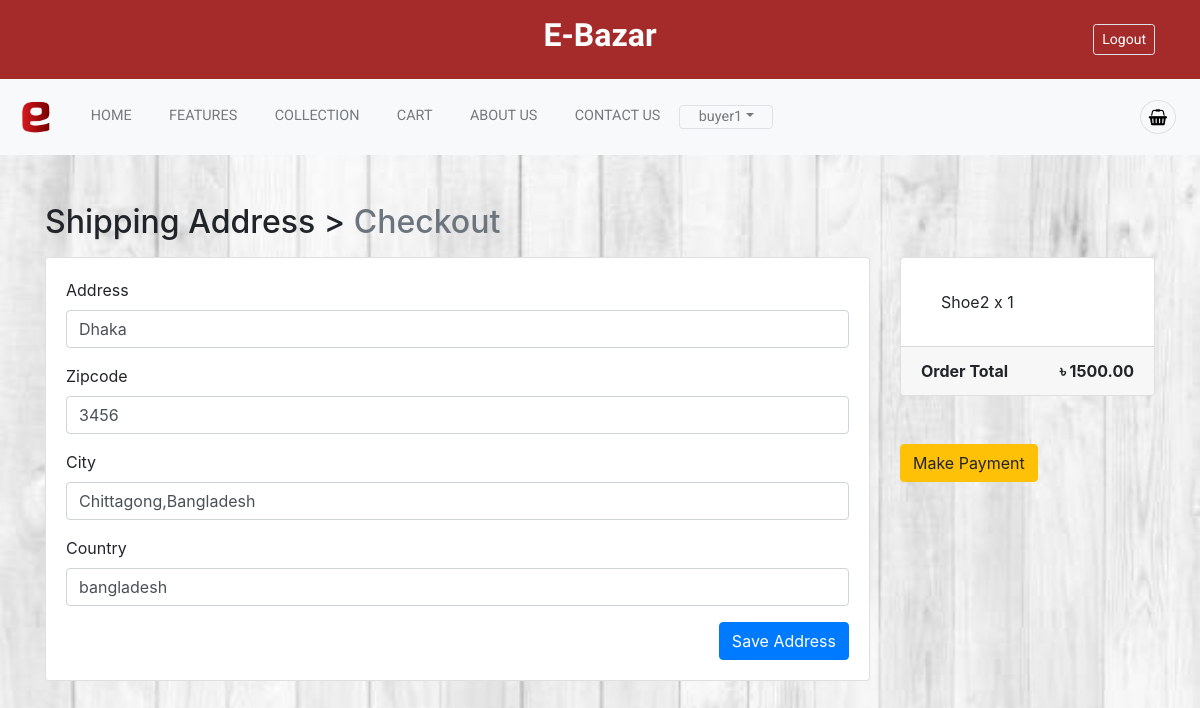
Before: /payment/checkout/4/ (signed in) with the older database file.
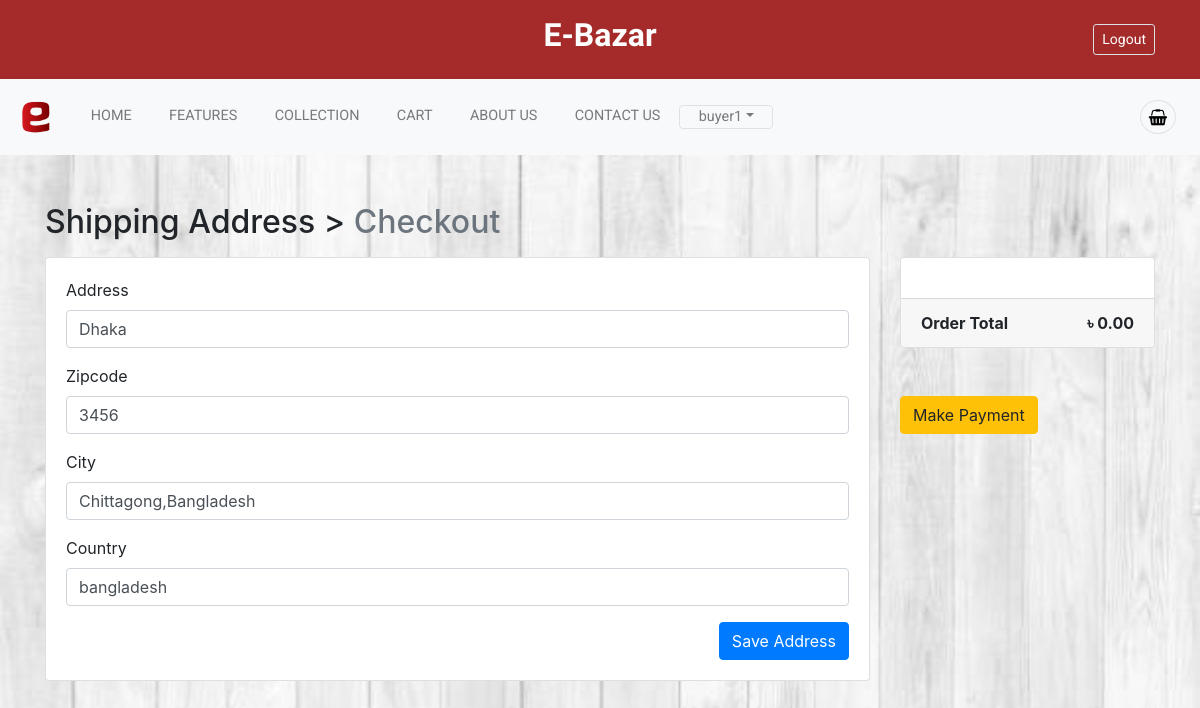
After: the same page with the newer database file.
### App_Order/models.py (models this page shows, shortened)
class Cart(models.Model):
    user = models.ForeignKey(settings.AUTH_USER_MODEL, on_delete=models.CASCADE, related_name="cart")
    item = models.ForeignKey(Product, on_delete=models.CASCADE,related_name='cart_product')
    quantity = models.IntegerField(default=1)
    purchased = models.BooleanField(default=False)
    created = models.DateTimeField(auto_now_add=True)
    updated = models.DateTimeField(auto_now=True)
    cupon=models.BooleanField(default=False)
    seller = models.ForeignKey(settings.AUTH_USER_MODEL, on_delete=models.CASCADE, related_name="cart_seller_name",null=True)
    def get_total(self):
        if self.cupon:
            total = (self.item.price - (self.item.price * (self.item.cupon_offer/100))) * self.quantity
            float_total = format(total, '0.2f')
            return float_total
        else:
            total = self.item.price * self.quantity
            float_total = format(total, '0.2f')
            return float_total

### App_Shop/models.py (models this page shows, shortened)
class Product(models.Model):
    seller=models.ForeignKey(User,on_delete=models.CASCADE,related_name='seller_name')
    category = models.ForeignKey(Category, on_delete=models.CASCADE, related_name='category')
    mainimage = models.ImageField(upload_to='Products')
    name = models.CharField(max_length=264)
    preview_text = models.TextField(max_length=200, verbose_name='Preview Text')
    detail_text = models.TextField(max_length=1000, verbose_name='Description')
    price = models.FloatField()
    old_price = models.FloatField(default=0.00)
    cupon_number=models.CharField(max_length=100,blank=True,null=True)
    cupon_offer=models.PositiveIntegerField(default=0,blank=True)
    created = models.DateTimeField(auto_now_add=True)
    class Meta:
        ordering = ['-created',]

### App_Payment/views.py (the view)
# urls.py: path('checkout/<pk>/', views.checkout, name="checkout"),
@login_required
def checkout(request,pk):
    saved_address = BillingAddress.objects.get_or_create(user=request.user)
    saved_address = saved_address[0]
    print(saved_address)
    form = BillingForm(instance=saved_address)
    if request.method == "POST":
        form = BillingForm(request.POST, instance=saved_address)
        if form.is_valid():
            form.save()
            form = BillingForm(instance=saved_address)
            messages.success(request, f"Shipping Address Saved!")
    order_qs = Order.objects.get(pk=pk)
    order_items = order_qs.orderitems.all()
    order_total = order_qs.get_totals()
    return render(request, 'App_Payment/checkout.html', context={"form":form, "order_items":order_items, "order_total":order_total, "saved_address":saved_address,'pk':pk})

### App_Payment/forms.py
class BillingForm(forms.ModelForm):
    class Meta:
        model = BillingAddress
        fields = ['address', 'zipcode', 'city', 'country']

### App_Order/models.py (called while the page is built)
    def get_totals(self):
        total = 0
        for order_item in self.orderitems.all():
            total += float(order_item.get_total())
        return total

### App_Payment/models.py (called while the page is built)
    def __str__(self):
        return f'{self.user.profile.username} billing address'

    def is_fully_filled(self):
        field_names = [f.name for f in self._meta.get_fields()]
        for field_name in field_names:
            value = getattr(self, field_name)
            if value is None or value=='':
                return False
        return True

### templates/App_Payment/checkout.html (shortened to what this page needs)
{% extends 'base.html' %}
{% load crispy_forms_tags %}
{% block body_block %}
<div class="container mt-5">
  <h2 class="mb-3">
    Shipping Address > <span class="text-muted">Checkout</span>
  </h2>
  <div class="row">
    <div class="col-md-9">
      <div class="card mb-5" style="height: auto">
        <div class="card-body">
          <form method="POST">
            {{form|crispy}}
            <button type="submit" class="btn btn-primary float-right">Save Address</button>
          </form>
        </div>
      </div>
    </div>
    <div class="col-md-3">
      <div class="card" style="height:auto">
        <div class="card-body">
          <ul class="list-group list-group-flush">
            {% for order_item in order_items %}
              <li class="list-group-item">{{ order_item.item.name}} x {{order_item.quantity}}</li>
            {% endfor %}
          </ul>
        </div>
        <div class="card-footer">
          <span class="float-left"><b>Order Total</b></span>
          <span class="float-right"><b>&#2547; {{order_total|floatformat:2}}</b></span>
        </div>
      </div>
      <br>
      <br>
      {% if saved_address.is_fully_filled %}
      <a href="{% url 'App_Payment:payment' pk=pk %}" class="btn btn-warning btn-md">Make Payment</a>
      {% else %}
      <div class="alert alert-info">
        <p>Please fill up all the information to make payment.</p>
      </div>
      {% endif %}
    </div>
  </div>
</div>
{% endblock %}

Changed rows visible on the page:
removed Cart: item.name "Shoe2", quantity "1"
Other visible differences:
{{ order_total|floatformat:2 }}: "1500.00" → "0.00"
